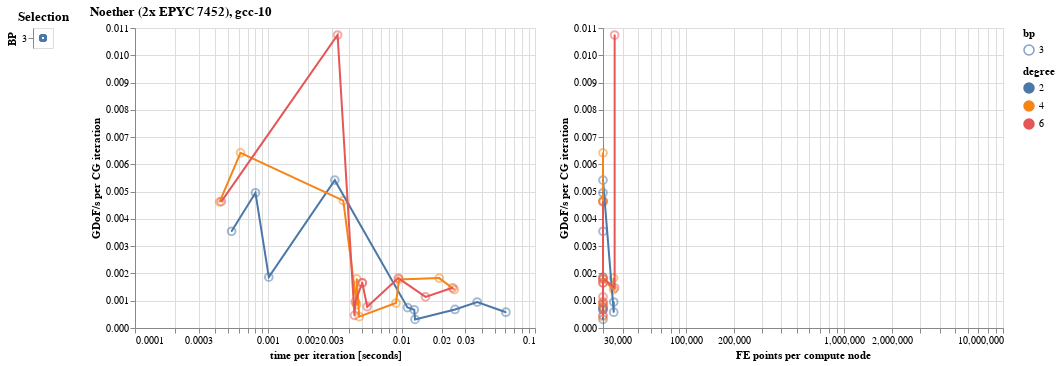

Source (notebook cell):
### Code cell
highlight = alt.selection_single(
    on='mouseover',
    fields=['degree', 'time_per_it', 'backend'],
    nearest=True,
    empty='none',
)

bps_select = alt.selection_single(
    fields=['bp'],
)

base = alt.Chart(runs).encode(
    alt.Y('mdofs:Q', title='GDoF/s per CG iteration'),
    alt.Color('degree:N'),
    alt.Size('num_unknowns', scale=alt.Scale(type='log', domain=(1e3, 1e6))),
    alt.Shape('bp:N'),
    tooltip=('bp', 'num_procs', 'backend', 'num_elem', 'degree', 'num_unknowns'),
).transform_filter(
    bps_select,
).transform_calculate(
    mdofs='datum.cg_iteration_dps/1e9',
).transform_filter(
    alt.FieldEqualPredicate(field='bp', equal=3)
)

points = base.mark_point().encode(
    opacity=alt.condition(highlight, alt.value(1), alt.value(.5))
).encode(size=alt.value(60)
).add_selection(
    highlight,
)

lines = base.mark_line().encode(
    size=alt.condition(alt.datum.degree - highlight.degree == 0, alt.value(3), alt.value(2))
)

pane = points + lines

composite = (
    pane.encode(
        alt.X('time_per_it', title = 'time per iteration [seconds]', scale=alt.Scale(type='log')),
    ) |
    pane.encode(
        alt.X('FE_nodes_per_compute_node', title = 'FE points per compute node', scale=alt.Scale(type='log', domain=(3e4, 1e7), clamp=True)),
    )
)

activator = alt.Chart(runs).mark_point().encode(
    alt.Y('bp', title='BP'),
    alt.Shape('bp')
).add_selection(bps_select).properties(title='Selection')

activator | composite.properties(title='Noether (2x EPYC 7452), gcc-10')

# If you want to save the plot
# plot =  activator | composite.properties(title='Noether (2x EPYC 7452), gcc-10')
# save(plot, 'BP4_with_title.pdf')

### Figure 1 — Vega-Lite specification as saved in the notebook (floating-point values rounded to 4 significant figures)
{"config": {"view": {"continuousWidth": 400, "continuousHeight": 300}}, "hconcat": [{"mark": "point", "encoding": {"shape": {"type": "nominal", "field": "bp"}, "y": {"type": "nominal", "field": "bp", "title": "BP"}}, "selection": {"selector006": {"type": "single", "fields": ["bp"]}}, "title": "Selection"}, {"hconcat": [{"layer": [{"mark": "point", "encoding": {"color": {"type": "nominal", "field": "degree"}, "opacity": {"condition": {"value": 1, "selection": "selector005"}, "value": 0.5}, "shape": {"type": "nominal", "field": "bp"}, "size": {"value": 60}, "tooltip": [{"type": "nominal", "field": "bp"}, {"type": "quantitative", "field": "num_procs"}, {"type": "nominal", "field": "backend"}, {"type": "quantitative", "field": "num_elem"}, {"type": "quantitative", "field": "degree"}, {"type": "quantitative", "field": "num_unknowns"}], "y": {"type": "quantitative", "field": "mdofs", "title": "GDoF/s per CG iteration"}}, "selection": {"selector005": {"type": "single", "on": "mouseover", "fields": ["degree", "time_per_it", "backend"], "nearest": true, "empty": "none"}}, "transform": [{"filter": {"selection": "selector006"}}, {"calculate": "datum.cg_iteration_dps/1e9", "as": "mdofs"}, {"filter": {"equal": 3, "field": "bp"}}]}, {"mark": "line", "encoding": {"color": {"type": "nominal", "field": "degree"}, "shape": {"type": "nominal", "field": "bp"}, "size": {"condition": {"value": 3, "test": "((datum.degree - selector005.degree) === 0)"}, "value": 2}, "tooltip": [{"type": "nominal", "field": "bp"}, {"type": "quantitative", "field": "num_procs"}, {"type": "nominal", "field": "backend"}, {"type": "quantitative", "field": "num_elem"}, {"type": "quantitative", "field": "degree"}, {"type": "quantitative", "field": "num_unknowns"}], "y": {"type": "quantitative", "field": "mdofs", "title": "GDoF/s per CG iteration"}}, "transform": [{"filter": {"selection": "selector006"}}, {"calculate": "datum.cg_iteration_dps/1e9", "as": "mdofs"}, {"filter": {"equal": 3, "field": "bp"}}]}], "encoding": {"x": {"type": "quantitative", "field": "time_per_it", "scale": {"type": "log"}, "title": "time per iteration [seconds]"}}}, {"layer": [{"mark": "point", "encoding": {"color": {"type": "nominal", "field": "degree"}, "opacity": {"condition": {"value": 1, "selection": "selector005"}, "value": 0.5}, "shape": {"type": "nominal", "field": "bp"}, "size": {"value": 60}, "tooltip": [{"type": "nominal", "field": "bp"}, {"type": "quantitative", "field": "num_procs"}, {"type": "nominal", "field": "backend"}, {"type": "quantitative", "field": "num_elem"}, {"type": "quantitative", "field": "degree"}, {"type": "quantitative", "field": "num_unknowns"}], "y": {"type": "quantitative", "field": "mdofs", "title": "GDoF/s per CG iteration"}}, "selection": {"selector005": {"type": "single", "on": "mouseover", "fields": ["degree", "time_per_it", "backend"], "nearest": true, "empty": "none"}}, "transform": [{"filter": {"selection": "selector006"}}, {"calculate": "datum.cg_iteration_dps/1e9", "as": "mdofs"}, {"filter": {"equal": 3, "field": "bp"}}]}, {"mark": "line", "encoding": {"color": {"type": "nominal", "field": "degree"}, "shape": {"type": "nominal", "field": "bp"}, "size": {"condition": {"value": 3, "test": "((datum.degree - selector005.degree) === 0)"}, "value": 2}, "tooltip": [{"type": "nominal", "field": "bp"}, {"type": "quantitative", "field": "num_procs"}, {"type": "nominal", "field": "backend"}, {"type": "quantitative", "field": "num_elem"}, {"type": "quantitative", "field": "degree"}, {"type": "quantitative", "field": "num_unknowns"}], "y": {"type": "quantitative", "field": "mdofs", "title": "GDoF/s per CG iteration"}}, "transform": [{"filter": {"selection": "selector006"}}, {"calculate": "datum.cg_iteration_dps/1e9", "as": "mdofs"}, {"filter": {"equal": 3, "field": "bp"}}]}], "encoding": {"x": {"type": "quantitative", "field": "FE_nodes_per_compute_node", "scale": {"clamp": true, "domain": [30000.0, 10000000.0], "type": "log"}, "title": "FE points per compute node"}}}], "title": "Noether (2x EPYC 7452), gcc-10"}], "data": {"name": "data-1dfb24472e5a487bb3dabbdeb2205e9c"}, "$schema": "https://vega.github.io/schema/vega-lite/v4.8.1.json", "datasets": {"data-1dfb24472e5a487bb3dabbdeb2205e9c": [{"file": "../bps.log", "backend": "/cpu/self/opt/serial", "backend_memtype": "host", "hostname": "jupyter-ceed-2dlibceed-2dk4wrq43m", "test": "PETSc CEED Benchmark Problem 3 ", "num_procs": 4, "num_procs_node": 4, "degree": 2, "quadrature_pts": 4, "code": "libCEED", "bp": "3", "case": "scalar", "num_unknowns": 1881, "num_elem": 284, "dof_per_node": 1, "ksp_its": 8, "time_per_it": 0.001008, "cg_iteration_dps": 1865000.0, "FE_nodes_per_compute_node": 1881.0}, {"file": "../bps.log", "backend": "/cpu/self/opt/blocked", "backend_memtype": "host", "hostname": "jupyter-ceed-2dlibceed-2dk4wrq43m", "test": "PETSc CEED Benchmark Problem 3 ", "num_procs": 4, "num_procs_node": 4, "degree": 2, "quadrature_pts": 4, "code": "libCEED", "bp": "3", "case": "scalar", "num_unknowns": 1881, "num_elem": 284, "dof_per_node": 1, "ksp_its": 8, "time_per_it": 0.0005302, "cg_iteration_dps": 3547000.0, "FE_nodes_per_compute_node": 1881.0}, {"file": "../bps.log", "backend": "/cpu/self/opt/serial", "backend_memtype": "host", "hostname": "jupyter-ceed-2dlibceed-2dk4wrq43m", "test": "PETSc CEED Benchmark Problem 3 ", "num_procs": 4, "num_procs_node": 4, "degree": 2, "quadrature_pts": 4, "code": "libCEED", "bp": "3", "case": "scalar", "num_unknowns": 3971, "num_elem": 616, "dof_per_node": 1, "ksp_its": 8, "time_per_it": 0.0126, "cg_iteration_dps": 315200.0, "FE_nodes_per_compute_node": 3971.0}, {"file": "../bps.log", "backend": "/cpu/self/opt/blocked", "backend_memtype": "host", "hostname": "jupyter-ceed-2dlibceed-2dk4wrq43m", "test": "PETSc CEED Benchmark Problem 3 ", "num_procs": 4, "num_procs_node": 4, "degree": 2, "quadrature_pts": 4, "code": "libCEED", "bp": "3", "case": "scalar", "num_unknowns": 3971, "num_elem": 616, "dof_per_node": 1, "ksp_its": 8, "time_per_it": 0.0008008, "cg_iteration_dps": 4959000.0, "FE_nodes_per_compute_node": 3971.0}, {"file": "../bps.log", "backend": "/cpu/self/opt/serial", "backend_memtype": "host", "hostname": "jupyter-ceed-2dlibceed-2dk4wrq43m", "test": "PETSc CEED Benchmark Problem 3 ", "num_procs": 4, "num_procs_node": 4, "degree": 2, "quadrature_pts": 4, "code": "libCEED", "bp": "3", "case": "scalar", "num_unknowns": 8303, "num_elem": 1184, "dof_per_node": 1, "ksp_its": 8, "time_per_it": 0.01242, "cg_iteration_dps": 668300.0, "FE_nodes_per_compute_node": 8303.0}, {"file": "../bps.log", "backend": "/cpu/self/opt/blocked", "backend_memtype": "host", "hostname": "jupyter-ceed-2dlibceed-2dk4wrq43m", "test": "PETSc CEED Benchmark Problem 3 ", "num_procs": 4, "num_procs_node": 4, "degree": 2, "quadrature_pts": 4, "code": "libCEED", "bp": "3", "case": "scalar", "num_unknowns": 8303, "num_elem": 1184, "dof_per_node": 1, "ksp_its": 8, "time_per_it": 0.01106, "cg_iteration_dps": 750900.0, "FE_nodes_per_compute_node": 8303.0}, {"file": "../bps.log", "backend": "/cpu/self/opt/serial", "backend_memtype": "host", "hostname": "jupyter-ceed-2dlibceed-2dk4wrq43m", "test": "PETSc CEED Benchmark Problem 3 ", "num_procs": 4, "num_procs_node": 4, "degree": 2, "quadrature_pts": 4, "code": "libCEED", "bp": "3", "case": "scalar", "num_unknowns": 17081, "num_elem": 2368, "dof_per_node": 1, "ksp_its": 8, "time_per_it": 0.02513, "cg_iteration_dps": 679800.0, "FE_nodes_per_compute_node": 17080.0}, {"file": "../bps.log", "backend": "/cpu/self/opt/blocked", "backend_memtype": "host", "hostname": "jupyter-ceed-2dlibceed-2dk4wrq43m", "test": "PETSc CEED Benchmark Problem 3 ", "num_procs": 4, "num_procs_node": 4, "degree": 2, "quadrature_pts": 4, "code": "libCEED", "bp": "3", "case": "scalar", "num_unknowns": 17081, "num_elem": 2368, "dof_per_node": 1, "ksp_its": 5, "time_per_it": 0.003151, "cg_iteration_dps": 5421000.0, "FE_nodes_per_compute_node": 17080.0}, {"file": "../bps.log", "backend": "/cpu/self/opt/serial", "backend_memtype": "host", "hostname": "jupyter-ceed-2dlibceed-2dk4wrq43m", "test": "PETSc CEED Benchmark Problem 3 ", "num_procs": 4, "num_procs_node": 4, "degree": 2, "quadrature_pts": 4, "code": "libCEED", "bp": "3", "case": "scalar", "num_unknowns": 35061, "num_elem": 4792, "dof_per_node": 1, "ksp_its": 5, "time_per_it": 0.06047, "cg_iteration_dps": 579800.0, "FE_nodes_per_compute_node": 35060.0}, {"file": "../bps.log", "backend": "/cpu/self/opt/blocked", "backend_memtype": "host", "hostname": "jupyter-ceed-2dlibceed-2dk4wrq43m", "test": "PETSc CEED Benchmark Problem 3 ", "num_procs": 4, "num_procs_node": 4, "degree": 2, "quadrature_pts": 4, "code": "libCEED", "bp": "3", "case": "scalar", "num_unknowns": 35061, "num_elem": 4792, "dof_per_node": 1, "ksp_its": 5, "time_per_it": 0.03684, "cg_iteration_dps": 951800.0, "FE_nodes_per_compute_node": 35060.0}, {"file": "../bps.log", "backend": "/cpu/self/opt/serial", "backend_memtype": "host", "hostname": "jupyter-ceed-2dlibceed-2dk4wrq43m", "test": "PETSc CEED Benchmark Problem 3 ", "num_procs": 4, "num_procs_node": 4, "degree": 4, "quadrature_pts": 6, "code": "libCEED", "bp": "3", "case": "scalar", "num_unknowns": 1995, "num_elem": 40, "dof_per_node": 1, "ksp_its": 20, "time_per_it": 0.004803, "cg_iteration_dps": 415300.0, "FE_nodes_per_compute_node": 1995.0}, {"file": "../bps.log", "backend": "/cpu/self/opt/blocked", "backend_memtype": "host", "hostname": "jupyter-ceed-2dlibceed-2dk4wrq43m", "test": "PETSc CEED Benchmark Problem 3 ", "num_procs": 4, "num_procs_node": 4, "degree": 4, "quadrature_pts": 6, "code": "libCEED", "bp": "3", "case": "scalar", "num_unknowns": 1995, "num_elem": 40, "dof_per_node": 1, "ksp_its": 5, "time_per_it": 0.0004313, "cg_iteration_dps": 4625000.0, "FE_nodes_per_compute_node": 1995.0}, {"file": "../bps.log", "backend": "/cpu/self/opt/serial", "backend_memtype": "host", "hostname": "jupyter-ceed-2dlibceed-2dk4wrq43m", "test": "PETSc CEED Benchmark Problem 3 ", "num_procs": 4, "num_procs_node": 4, "degree": 4, "quadrature_pts": 6, "code": "libCEED", "bp": "3", "case": "scalar", "num_unknowns": 3971, "num_elem": 76, "dof_per_node": 1, "ksp_its": 20, "time_per_it": 0.004587, "cg_iteration_dps": 865800.0, "FE_nodes_per_compute_node": 3971.0}, {"file": "../bps.log", "backend": "/cpu/self/opt/blocked", "backend_memtype": "host", "hostname": "jupyter-ceed-2dlibceed-2dk4wrq43m", "test": "PETSc CEED Benchmark Problem 3 ", "num_procs": 4, "num_procs_node": 4, "degree": 4, "quadrature_pts": 6, "code": "libCEED", "bp": "3", "case": "scalar", "num_unknowns": 3971, "num_elem": 76, "dof_per_node": 1, "ksp_its": 20, "time_per_it": 0.0006183, "cg_iteration_dps": 6422000.0, "FE_nodes_per_compute_node": 3971.0}, {"file": "../bps.log", "backend": "/cpu/self/opt/serial", "backend_memtype": "host", "hostname": "jupyter-ceed-2dlibceed-2dk4wrq43m", "test": "PETSc CEED Benchmark Problem 3 ", "num_procs": 4, "num_procs_node": 4, "degree": 4, "quadrature_pts": 6, "code": "libCEED", "bp": "3", "case": "scalar", "num_unknowns": 8303, "num_elem": 144, "dof_per_node": 1, "ksp_its": 20, "time_per_it": 0.009062, "cg_iteration_dps": 916200.0, "FE_nodes_per_compute_node": 8303.0}, {"file": "../bps.log", "backend": "/cpu/self/opt/blocked", "backend_memtype": "host", "hostname": "jupyter-ceed-2dlibceed-2dk4wrq43m", "test": "PETSc CEED Benchmark Problem 3 ", "num_procs": 4, "num_procs_node": 4, "degree": 4, "quadrature_pts": 6, "code": "libCEED", "bp": "3", "case": "scalar", "num_unknowns": 8303, "num_elem": 144, "dof_per_node": 1, "ksp_its": 20, "time_per_it": 0.004606, "cg_iteration_dps": 1803000.0, "FE_nodes_per_compute_node": 8303.0}, {"file": "../bps.log", "backend": "/cpu/self/opt/serial", "backend_memtype": "host", "hostname": "jupyter-ceed-2dlibceed-2dk4wrq43m", "test": "PETSc CEED Benchmark Problem 3 ", "num_procs": 4, "num_procs_node": 4, "degree": 4, "quadrature_pts": 6, "code": "libCEED", "bp": "3", "case": "scalar", "num_unknowns": 17043, "num_elem": 284, "dof_per_node": 1, "ksp_its": 5, "time_per_it": 0.003649, "cg_iteration_dps": 4671000.0, "FE_nodes_per_compute_node": 17040.0}, {"file": "../bps.log", "backend": "/cpu/self/opt/blocked", "backend_memtype": "host", "hostname": "jupyter-ceed-2dlibceed-2dk4wrq43m", "test": "PETSc CEED Benchmark Problem 3 ", "num_procs": 4, "num_procs_node": 4, "degree": 4, "quadrature_pts": 6, "code": "libCEED", "bp": "3", "case": "scalar", "num_unknowns": 17043, "num_elem": 284, "dof_per_node": 1, "ksp_its": 20, "time_per_it": 0.009562, "cg_iteration_dps": 1782000.0, "FE_nodes_per_compute_node": 17040.0}, {"file": "../bps.log", "backend": "/cpu/self/opt/serial", "backend_memtype": "host", "hostname": "jupyter-ceed-2dlibceed-2dk4wrq43m", "test": "PETSc CEED Benchmark Problem 3 ", "num_procs": 4, "num_procs_node": 4, "degree": 4, "quadrature_pts": 6, "code": "libCEED", "bp": "3", "case": "scalar", "num_unknowns": 34983, "num_elem": 616, "dof_per_node": 1, "ksp_its": 20, "time_per_it": 0.02481, "cg_iteration_dps": 1410000.0, "FE_nodes_per_compute_node": 34980.0}, {"file": "../bps.log", "backend": "/cpu/self/opt/blocked", "backend_memtype": "host", "hostname": "jupyter-ceed-2dlibceed-2dk4wrq43m", "test": "PETSc CEED Benchmark Problem 3 ", "num_procs": 4, "num_procs_node": 4, "degree": 4, "quadrature_pts": 6, "code": "libCEED", "bp": "3", "case": "scalar", "num_unknowns": 34983, "num_elem": 616, "dof_per_node": 1, "ksp_its": 20, "time_per_it": 0.01913, "cg_iteration_dps": 1829000.0, "FE_nodes_per_compute_node": 34980.0}, {"file": "../bps.log", "backend": "/cpu/self/opt/serial", "backend_memtype": "host", "hostname": "jupyter-ceed-2dlibceed-2dk4wrq43m", "test": "PETSc CEED Benchmark Problem 3 ", "num_procs": 4, "num_procs_node": 4, "degree": 6, "quadrature_pts": 8, "code": "libCEED", "bp": "3", "case": "scalar", "num_unknowns": 2057, "num_elem": 12, "dof_per_node": 1, "ksp_its": 20, "time_per_it": 0.000444, "cg_iteration_dps": 4633000.0, "FE_nodes_per_compute_node": 2057.0}, {"file": "../bps.log", "backend": "/cpu/self/opt/blocked", "backend_memtype": "host", "hostname": "jupyter-ceed-2dlibceed-2dk4wrq43m", "test": "PETSc CEED Benchmark Problem 3 ", "num_procs": 4, "num_procs_node": 4, "degree": 6, "quadrature_pts": 8, "code": "libCEED", "bp": "3", "case": "scalar", "num_unknowns": 2057, "num_elem": 12, "dof_per_node": 1, "ksp_its": 20, "time_per_it": 0.004425, "cg_iteration_dps": 464900.0, "FE_nodes_per_compute_node": 2057.0}, {"file": "../bps.log", "backend": "/cpu/self/opt/serial", "backend_memtype": "host", "hostname": "jupyter-ceed-2dlibceed-2dk4wrq43m", "test": "PETSc CEED Benchmark Problem 3 ", "num_procs": 4, "num_procs_node": 4, "degree": 6, "quadrature_pts": 8, "code": "libCEED", "bp": "3", "case": "scalar", "num_unknowns": 4301, "num_elem": 24, "dof_per_node": 1, "ksp_its": 20, "time_per_it": 0.005518, "cg_iteration_dps": 779400.0, "FE_nodes_per_compute_node": 4301.0}, {"file": "../bps.log", "backend": "/cpu/self/opt/blocked", "backend_memtype": "host", "hostname": "jupyter-ceed-2dlibceed-2dk4wrq43m", "test": "PETSc CEED Benchmark Problem 3 ", "num_procs": 4, "num_procs_node": 4, "degree": 6, "quadrature_pts": 8, "code": "libCEED", "bp": "3", "case": "scalar", "num_unknowns": 4301, "num_elem": 24, "dof_per_node": 1, "ksp_its": 20, "time_per_it": 0.004491, "cg_iteration_dps": 957700.0, "FE_nodes_per_compute_node": 4301.0}, {"file": "../bps.log", "backend": "/cpu/self/opt/serial", "backend_memtype": "host", "hostname": "jupyter-ceed-2dlibceed-2dk4wrq43m", "test": "PETSc CEED Benchmark Problem 3 ", "num_procs": 4, "num_procs_node": 4, "degree": 6, "quadrature_pts": 8, "code": "libCEED", "bp": "3", "case": "scalar", "num_unknowns": 8381, "num_elem": 44, "dof_per_node": 1, "ksp_its": 20, "time_per_it": 0.005057, "cg_iteration_dps": 1657000.0, "FE_nodes_per_compute_node": 8381.0}, {"file": "../bps.log", "backend": "/cpu/self/opt/blocked", "backend_memtype": "host", "hostname": "jupyter-ceed-2dlibceed-2dk4wrq43m", "test": "PETSc CEED Benchmark Problem 3 ", "num_procs": 4, "num_procs_node": 4, "degree": 6, "quadrature_pts": 8, "code": "libCEED", "bp": "3", "case": "scalar", "num_unknowns": 8381, "num_elem": 44, "dof_per_node": 1, "ksp_its": 20, "time_per_it": 0.005066, "cg_iteration_dps": 1654000.0, "FE_nodes_per_compute_node": 8381.0}, {"file": "../bps.log", "backend": "/cpu/self/opt/serial", "backend_memtype": "host", "hostname": "jupyter-ceed-2dlibceed-2dk4wrq43m", "test": "PETSc CEED Benchmark Problem 3 ", "num_procs": 4, "num_procs_node": 4, "degree": 6, "quadrature_pts": 8, "code": "libCEED", "bp": "3", "case": "scalar", "num_unknowns": 17255, "num_elem": 92, "dof_per_node": 1, "ksp_its": 20, "time_per_it": 0.0151, "cg_iteration_dps": 1143000.0, "FE_nodes_per_compute_node": 17260.0}, {"file": "../bps.log", "backend": "/cpu/self/opt/blocked", "backend_memtype": "host", "hostname": "jupyter-ceed-2dlibceed-2dk4wrq43m", "test": "PETSc CEED Benchmark Problem 3 ", "num_procs": 4, "num_procs_node": 4, "degree": 6, "quadrature_pts": 8, "code": "libCEED", "bp": "3", "case": "scalar", "num_unknowns": 17255, "num_elem": 92, "dof_per_node": 1, "ksp_its": 20, "time_per_it": 0.009433, "cg_iteration_dps": 1829000.0, "FE_nodes_per_compute_node": 17260.0}, {"file": "../bps.log", "backend": "/cpu/self/opt/serial", "backend_memtype": "host", "hostname": "jupyter-ceed-2dlibceed-2dk4wrq43m", "test": "PETSc CEED Benchmark Problem 3 ", "num_procs": 4, "num_procs_node": 4, "degree": 6, "quadrature_pts": 8, "code": "libCEED", "bp": "3", "case": "scalar", "num_unknowns": 35525, "num_elem": 180, "dof_per_node": 1, "ksp_its": 20, "time_per_it": 0.02407, "cg_iteration_dps": 1476000.0, "FE_nodes_per_compute_node": 35520.0}, {"file": "../bps.log", "backend": "/cpu/self/opt/blocked", "backend_memtype": "host", "hostname": "jupyter-ceed-2dlibceed-2dk4wrq43m", "test": "PETSc CEED Benchmark Problem 3 ", "num_procs": 4, "num_procs_node": 4, "degree": 6, "quadrature_pts": 8, "code": "libCEED", "bp": "3", "case": "scalar", "num_unknowns": 35525, "num_elem": 180, "dof_per_node": 1, "ksp_its": 5, "time_per_it": 0.003307, "cg_iteration_dps": 10740000.0, "FE_nodes_per_compute_node": 35520.0}]}}
